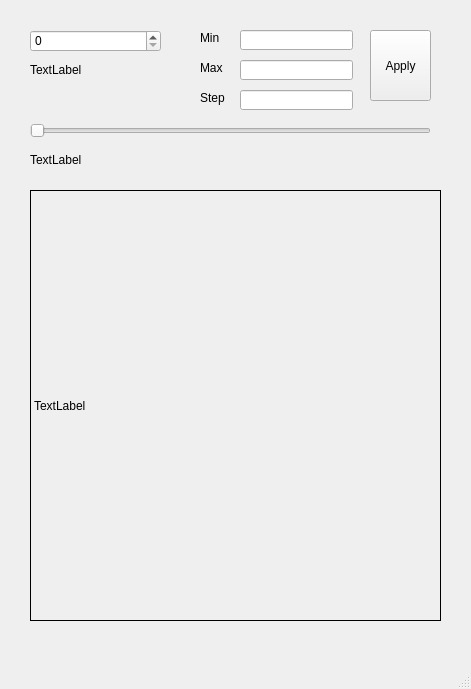
<?xml version="1.0" encoding="UTF-8"?>
<ui version="4.0">
 <class>MainWindow</class>
 <widget class="QMainWindow" name="MainWindow">
  <property name="geometry">
   <rect>
    <x>0</x>
    <y>0</y>
    <width>471</width>
    <height>689</height>
   </rect>
  </property>
  <property name="windowTitle">
   <string>MainWindow</string>
  </property>
  <widget class="QWidget" name="centralwidget">
   <widget class="QLineEdit" name="editMin">
    <property name="geometry">
     <rect>
      <x>240</x>
      <y>30</y>
      <width>113</width>
      <height>20</height>
     </rect>
    </property>
    <property name="inputMethodHints">
     <set>Qt::ImhDigitsOnly</set>
    </property>
    <property name="alignment">
     <set>Qt::AlignRight|Qt::AlignTrailing|Qt::AlignVCenter</set>
    </property>
   </widget>
   <widget class="QSpinBox" name="spinBox">
    <property name="geometry">
     <rect>
      <x>30</x>
      <y>30</y>
      <width>131</width>
      <height>22</height>
     </rect>
    </property>
   </widget>
   <widget class="QLabel" name="label">
    <property name="geometry">
     <rect>
      <x>200</x>
      <y>30</y>
      <width>31</width>
      <height>16</height>
     </rect>
    </property>
    <property name="text">
     <string>Min</string>
    </property>
   </widget>
   <widget class="QLabel" name="label_2">
    <property name="geometry">
     <rect>
      <x>200</x>
      <y>60</y>
      <width>31</width>
      <height>16</height>
     </rect>
    </property>
    <property name="text">
     <string>Max</string>
    </property>
   </widget>
   <widget class="QLabel" name="label_3">
    <property name="geometry">
     <rect>
      <x>200</x>
      <y>90</y>
      <width>31</width>
      <height>16</height>
     </rect>
    </property>
    <property name="text">
     <string>Step</string>
    </property>
   </widget>
   <widget class="QPushButton" name="btnApply">
    <property name="geometry">
     <rect>
      <x>370</x>
      <y>30</y>
      <width>61</width>
      <height>71</height>
     </rect>
    </property>
    <property name="text">
     <string>Apply</string>
    </property>
   </widget>
   <widget class="QLineEdit" name="editMax">
    <property name="geometry">
     <rect>
      <x>240</x>
      <y>60</y>
      <width>113</width>
      <height>20</height>
     </rect>
    </property>
    <property name="inputMethodHints">
     <set>Qt::ImhDigitsOnly</set>
    </property>
    <property name="alignment">
     <set>Qt::AlignRight|Qt::AlignTrailing|Qt::AlignVCenter</set>
    </property>
   </widget>
   <widget class="QLineEdit" name="editStep">
    <property name="geometry">
     <rect>
      <x>240</x>
      <y>90</y>
      <width>113</width>
      <height>20</height>
     </rect>
    </property>
    <property name="inputMethodHints">
     <set>Qt::ImhDigitsOnly</set>
    </property>
    <property name="alignment">
     <set>Qt::AlignRight|Qt::AlignTrailing|Qt::AlignVCenter</set>
    </property>
   </widget>
   <widget class="QLabel" name="spinBoxValue">
    <property name="geometry">
     <rect>
      <x>30</x>
      <y>60</y>
      <width>91</width>
      <height>20</height>
     </rect>
    </property>
    <property name="text">
     <string>TextLabel</string>
    </property>
   </widget>
   <widget class="QSlider" name="hSlider">
    <property name="geometry">
     <rect>
      <x>30</x>
      <y>120</y>
      <width>401</width>
      <height>22</height>
     </rect>
    </property>
    <property name="orientation">
     <enum>Qt::Horizontal</enum>
    </property>
   </widget>
   <widget class="QLabel" name="sliderValue">
    <property name="geometry">
     <rect>
      <x>30</x>
      <y>150</y>
      <width>91</width>
      <height>20</height>
     </rect>
    </property>
    <property name="text">
     <string>TextLabel</string>
    </property>
   </widget>
   <widget class="QLabel" name="labelPixMap">
    <property name="geometry">
     <rect>
      <x>30</x>
      <y>190</y>
      <width>411</width>
      <height>431</height>
     </rect>
    </property>
    <property name="frameShape">
     <enum>QFrame::Panel</enum>
    </property>
    <property name="text">
     <string>TextLabel</string>
    </property>
   </widget>
  </widget>
  <widget class="QMenuBar" name="menubar">
   <property name="geometry">
    <rect>
     <x>0</x>
     <y>0</y>
     <width>471</width>
     <height>21</height>
    </rect>
   </property>
  </widget>
  <widget class="QStatusBar" name="statusbar"/>
 </widget>
 <resources/>
 <connections/>
</ui>
